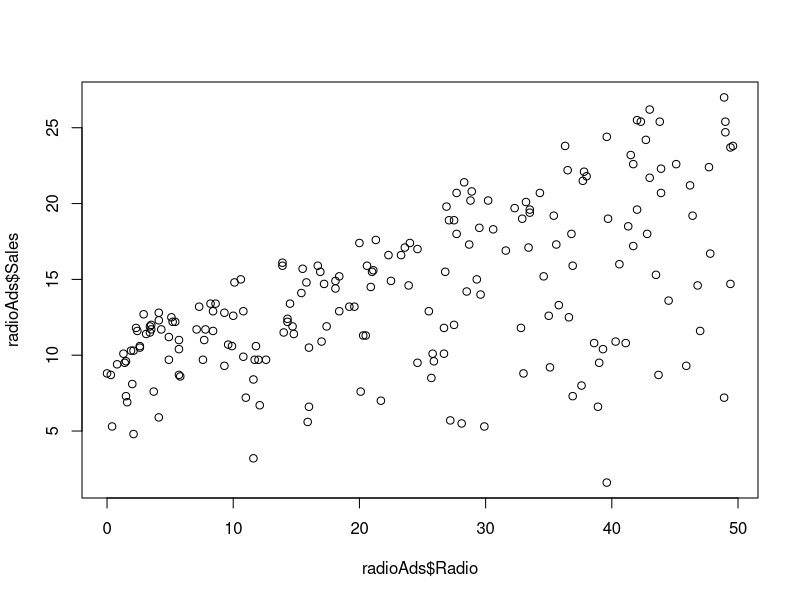

The R source for this figure: (Note: this script raises an error after producing the figure.)
getwd()

#1Load data set
radioAds <- read.csv("radiomarketing.csv", header = TRUE, stringsAsFactors = FALSE)

#2 inspect structure of data set plot to see relationship
str(radioAds)
plot(radioAds$Radio, radioAds$Sales)
#3 set seed
set.seed(100)
?sample
#4 create training set
trainsample <- sample(1:nrow(radioAds), 0.7 * nrow(radioAds))
trainingSet <- radioAds[trainsample,]
# Create testing set
testSet <- radioAds[-trainsample,]

# Create model
radioModel <- lm(Radio~Sales, data = trainingSet)
summary(radioModel)

# predit variables

predicted_radio <- predict(radioModel, testSet[-2])

# attached predicted variables to the test set
testSet$Pred <- predicted_radio
